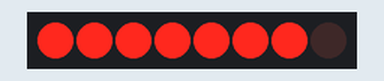
This program was run on a simulated Raspberry Pi Pico running MicroPython. On the bench: 8 shift-register outputs drawn as a row of LEDs (first output left, lit = HIGH).

Above: at 0.3 s.
At 1.0 s:
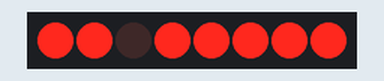
At 1.7 s:
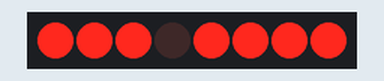
At 2.4 s:
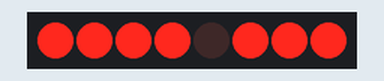
At 3.1 s:
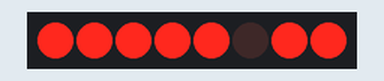
At 4.5 s:
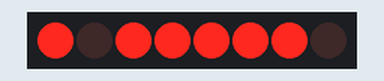
Timing chart, 0 to 5.5 s (numbered marks = the images above):
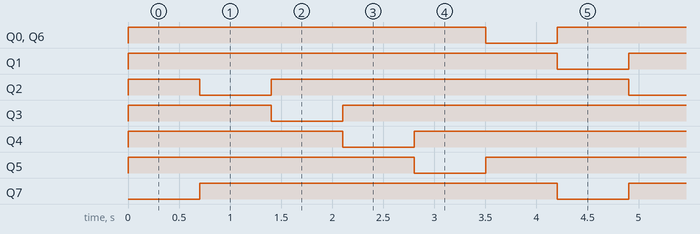

Measured:
- by itself, Q0, Q6, Q7: alternates HIGH for 3.5 s and LOW for 0.70 s
- by itself, Q1–5: repeats every 4.2 s: LOW 0.70 s, HIGH 3.5 s
- by itself, everything shown: repeats every 4.2 s, in 6 steps

The program:

chasing_LED_shift_reg.py
```python
from machine import Pin, SPI
import time

# Initialize the shift register
data_pin = Pin(13, Pin.OUT)
clock_pin = Pin(14, Pin.OUT)
latch_pin = Pin(15, Pin.OUT)

# Create a function to update the shift register
def update_shift_register(value):
    data_pin.value(1)
    latch_pin.value(0)
    for i in range(8):
        if value & (1 << i):
            data_pin.value(0)
        else:
            data_pin.value(1)
        clock_pin.value(0)
        clock_pin.value(1)
    latch_pin.value(1)

# Create a function to shift the LEDs left
def shift_left(value):
    return ((value << 1) & 0b11111111) | (value >> 5)

# Create a function to shift the LEDs right
def shift_right(value):
    return (value >> 1) | ((value << 5) & 0b11111111)

# Create a function to rotate the LEDs
def rotate(value):
    return (value >> 1) | ((value & 1) << 5)

# Set the initial value of the shift register
value = 0b00000001

while True:
    # Update the shift register with the current value
    update_shift_register(value)

    # Wait for a short time
    time.sleep(0.7)

    # Shift the LEDs left
    value = shift_right(value)
```
